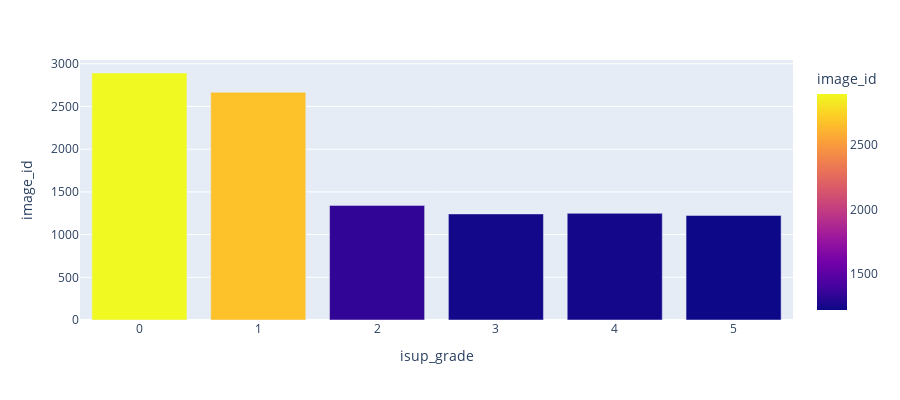

Write notebook code for a chart like this one.
### Code cell
fig = px.bar(temp, x='isup_grade', y='image_id',
             hover_data=['image_id', 'isup_grade'], color='image_id',
             labels={'pop':'population of Canada'}, height=400)
fig.show()

### Figure 1 — Plotly figure (JSON) as saved in the notebook; plotly's stock layout.template omitted (floating-point values rounded to 4 significant figures)
{"data": [{"alignmentgroup": "True", "hovertemplate": "isup_grade=%{x}<br>image_id=%{marker.color}<extra></extra>", "legendgroup": "", "marker": {"color": [2892, 2666, 1342, 1249, 1242, 1224], "coloraxis": "coloraxis", "pattern": {"shape": ""}}, "name": "", "offsetgroup": "", "orientation": "v", "showlegend": false, "textposition": "auto", "type": "bar", "x": [0, 1, 2, 4, 3, 5], "xaxis": "x", "y": [2892, 2666, 1342, 1249, 1242, 1224], "yaxis": "y"}], "layout": {"barmode": "relative", "coloraxis": {"colorbar": {"title": {"text": "image_id"}}, "colorscale": [[0, "#0d0887"], [0.1111, "#46039f"], [0.2222, "#7201a8"], [0.3333, "#9c179e"], [0.4444, "#bd3786"], [0.5556, "#d8576b"], [0.6667, "#ed7953"], [0.7778, "#fb9f3a"], [0.8889, "#fdca26"], [1, "#f0f921"]]}, "height": 400, "legend": {"tracegroupgap": 0}, "margin": {"t": 60}, "xaxis": {"anchor": "y", "domain": [0, 1], "title": {"text": "isup_grade"}}, "yaxis": {"anchor": "x", "domain": [0, 1], "title": {"text": "image_id"}}}}
